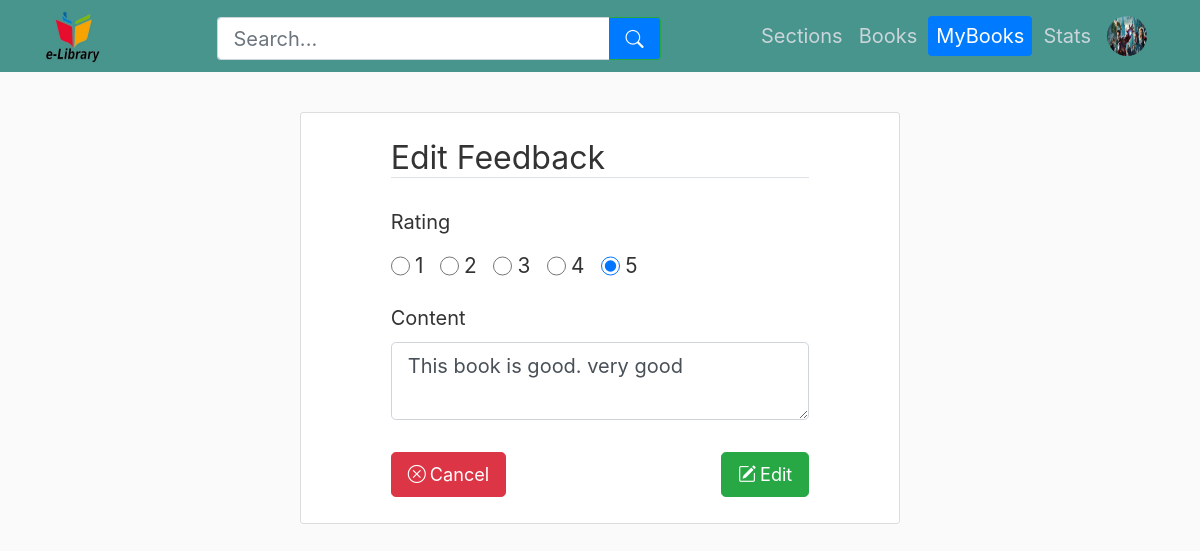
The page /user/edit-feedback/2 (signed in) on the database its author committed.
### library_app/models.py (models this page shows, shortened)
class User(db.Model):
    __tablename__ = "user"
    userid = db.Column(db.Integer, primary_key=True, autoincrement=True)
    name = db.Column(db.String(60), nullable=False)
    username = db.Column(db.String(32), unique=True, nullable=False)
    email = db.Column(db.String(60), unique=True, nullable=False)
    password = db.Column(db.String(60), nullable=False)
    profile_picture = db.Column(
        db.String(20), nullable=False, default="default_profile_picture.png"
    )
    authenticated = db.Column(db.Boolean, default=False)
    urole = db.Column(db.String(20), default="user")
    requests = db.relationship(
        "Request", back_populates="user", lazy=True, cascade="all, delete-orphan"
    )
    feedbacks = db.relationship(
        "Feedback", back_populates="user", lazy=True, cascade="all, delete-orphan"
    )
    __table_args__ = (
        CheckConstraint(urole.in_(["user", "librarian"]), name="check_urole"),
    )
    def get_urole(self):
        return self.urole

class Feedback(db.Model):
    __tablename__ = "feedback"
    feedbackid = db.Column(db.Integer, primary_key=True, autoincrement=True)
    userid = db.Column(db.Integer, db.ForeignKey("user.userid"), nullable=False)
    bookid = db.Column(db.Integer, db.ForeignKey("book.bookid"), nullable=False)
    date_created = db.Column(
        db.Date, nullable=False, default=datetime.now(timezone.utc).date()
    )
    rating = db.Column(db.Integer, nullable=False)
    content = db.Column(db.String(200), nullable=False)
    user = db.relationship("User", back_populates="feedbacks")
    book = db.relationship("Book", back_populates="feedbacks")
    __table_args__ = (
        CheckConstraint("rating >= 1 AND rating <= 5", name="check_rating"),
    )

### library_app/user/routes.py (the view, shortened to what this page needs)
@user.route("/user/edit-feedback/<int:feedbackid>", methods=["GET", "POST"])
@login_required(role="user")
def edit_feedback(feedbackid):
    feedback = Feedback.query.get(feedbackid)
    if current_user.userid != feedback.userid:
        abort(403)
    if not (
        any(
            issuedbook.bookid == feedback.bookid
            for issuedbook in current_user.issuedbooks
        )
    ):
        flash(f"You can only give feedback of the books you borrowed.", "info")
        return redirect(url_for("user.mybooks"))
    form = EditFeedbackForm()
    if request.method == "GET":
        form.rating.default = feedback.rating
        form.process()
        form.content.data = feedback.content
    return render_template(
        "user/edit_feedback.html",
        title="Feedback",
        form=form,
        user=current_user,
        navbaractive=["MyBooks"],
    )

### library_app/user/forms.py (shortened to what this page needs)
class EditFeedbackForm(FlaskForm):
    rating = RadioField(
        "Rating",
        choices=[(1, "1"), (2, "2"), (3, "3"), (4, "4"), (5, "5")],
        validators=[DataRequired()],
    )
    content = TextAreaField(
        "Content", validators=[DataRequired(), Length(min=10, max=120)]
    )

### library_app/models.py (called while the page is built)
@login_manager.user_loader
def load_user(userid):
    return User.query.get(userid)

### library_app/utils.py (called while the page is built)
def login_required(role="any"):
    def wrapper(fn):
        @wraps(fn)
        def view(*args, **kwargs):
            if not current_user.is_authenticated:
                return login_manager.unauthorized()
            if current_user.get_urole() != role and role!=any:
                abort(403)
            return fn(*args, **kwargs)
        return view
    return wrapper

### library_app/templates/user/edit_feedback.html (shortened to what this page needs)
{% extends "user/layout.html" %} {% block content %}
<div class="content-section mx-auto w-50">
    <form
        method="POST"
        action=""
        class="form mx-auto w-75 mb-3 mt-3"
    >
        <fieldset class="form-group">
            <legend class="border-bottom mb-4 h2 font-weight-normal">
                Edit Feedback
            </legend>
            <div>
                {{ form.rating.label(class="h5 font-weight-normal
                form-control-label mt-2") }}
                <div>
                    {% for option in form.rating %}
                        <div class="form-check form-check-inline">
                            {{ option(class="form-check-input mb-2", id=option.id) }}
                            <label class="font-weight-normal form-control-label mt-2" for="{{ option.id }}" style="font-size: 1.3rem;">
                                {{ option.label }}
                            </label>
                        </div>
                    {% endfor %}
                </div>
            </div>
            <div class="form-group">
                {{ form.content.label(class='h5 font-weight-normal
                form-control-label mt-2') }} {% if form.content.errors %} {{
                form.content(class="form-control form-control-lg is-invalid
                mt-1") }}
                <div>
                    {% for error in form.content.errors %}
                    <p class="text-danger mt-1">*{{error}}</p>
                    {% endfor %}
                </div>
                {% else %} {{ form.content(class="form-control form-control-lg
                mt-1") }} {% endif %}
            </div>
        </fieldset>
        <div class="row">
            <div class="col-md-6">
                <a class="btn btn-lg btn-danger" href="{{url_for("user.mybooks")}}"><i class="bi bi-x-circle mr-1"></i>Cancel</a>
            </div>
            <div class="col-md-6 text-right">
                <button class="btn btn-lg btn-success" id="submit" name="submit" type="submit" value="Edit"><i class="bi bi-pencil-square mr-1"></i>Edit</button>
            </div>
        </div>
    </form>
</div>
{% endblock content %}

### library_app/templates/user/layout.html (shortened to what this page needs)
<!DOCTYPE html>
<html lang="en">
    <head>
        <link
            rel="stylesheet"
            href="https://cdn.jsdelivr.net/npm/bootstrap@4.3.1/dist/css/bootstrap.min.css"
        />
        <link href="https://cdn.jsdelivr.net/npm/bootstrap-icons@1.7.0/font/bootstrap-icons.css" rel="stylesheet">
        <link
            rel="stylesheet"
            type="text/css"
            href="{{ url_for('static', filename='main/style.css') }}"
        />
    </head>
    <body>
        <header class="site-header">
            <nav class="navbar navbar-expand-md navbar-dark bg-steel fixed-top">
                <div class="container">
                    <a class="mr-4" href="{{url_for("user.sections")}}"><img class="logo-img" src="{{url_for('static', filename="main/library_logo.jpg")}}"/></a>
                    <div class="container">
                        <form id="searchForm" class="form-inline mx-auto search-form" action="{{ url_for('user.search') }}" method="POST" style="width: 37vw; height: 5.4vh;">
                            <div class="input-group">
                                <input id="searchInput" name="search_term" class="form-control form-control-lg border-right-0" type="search" placeholder="Search..." aria-label="Search" style="height: 5.4vh;" minlength="1" maxlength="60">
                                <div class="input-group-append">
                                    <button class="btn btn-lg btn-outline-success border-left-0" type="submit" style="height: 5.4vh;">
                                        <i class="bi bi-search"></i>
                                    </button>
                                </div>
                            </div>
                        </form>
                    </div>
                    <div class="navbar-nav">
                        <a class="nav-item nav-link h5 font-weight-normal mt-2 {% if 'Sections' in navbaractive %} active {% endif %}" href="{{url_for("user.sections")}}">Sections</a>
                        <a class="nav-item nav-link h5 font-weight-normal mt-2 {% if 'Books' in navbaractive %} active {% endif %}" href="{{url_for("user.books")}}">Books</a>
                        <a class="nav-item nav-link h5 font-weight-normal mt-2 {% if 'MyBooks' in navbaractive %} active {% endif %}" href="{{url_for("user.mybooks")}}">MyBooks</a>
                        <a class="nav-item nav-link h5 font-weight-normal mt-2 {% if 'Stats' in navbaractive %} active {% endif %}" href="{{url_for("user.stats")}}">Stats</a>
                        <a class="nav-item nav-link {% if 'Account' in navbaractive %} btn btn-primary rounded-pill mx-1{% endif %}" href="{{url_for("user.account")}}"><img src="{{url_for('static', filename='user/profile_pictures/' + user.profile_picture)}}" class="rounded-circle nav-img"/></a>
                    </div>
                </div>
            </nav>
        </header>
        {% block content %} {% endblock %}
    </body>
</html>

### library_app/static/main/style.css (style rules this page uses)
body { background: #fafafa; color: #333333; margin-top: 5rem; }
.bg-steel { background-color: #47958d; }
.site-header .navbar-nav .nav-link { color: #cbd5db; }
.site-header .navbar-nav .nav-link.active { font-weight: 500; }
.content-section { background: #ffffff; padding: 10px 20px; border: 1px solid #dddddd; border-radius: 3px; margin-bottom: 20px; }
.nav-img { height: 2.5rem; width: 2.5rem; }
.logo-img { height: 55px; width: 55px; }
.nav-item.active { background-color: #007bff; color: #fff; border-color: #007bff; border-radius: 4px; padding: 0.5rem 1rem; margin-right: 3px; margin-left: 3px; }
.btn-lg { font-size: 1.13rem !important; }
.form-check-input[type="radio"] { width: 1.2em; height: 1.2em; }
.search-form { border: none; margin-top: 5px; }
.search-form .input-group { width: 100%; }
.search-form .form-control { border-radius: 4px; }
.search-form .btn { border-radius: 0 4px 4px 0; background-color: #007bff; color: white; }

### rows shown on the page
User: profile_picture (picture)
Feedback: content "This book is good. very good"

### other values the page prints
{{ option.label }} "1" "2" "3" "4" "5"
